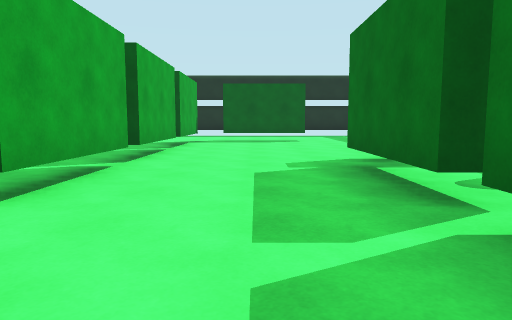
View 1 (above)

20 first-person views from a walk through a Unity game level. The camera is 1.2 m above the floor, tilts 6° down and sees 70° across. Doors are open. The floor is counted in squares, 2 m on a side. Each view is taken from the middle of a square. On the plan, view 1 faces up. The plan holds only what a view shows up to about 10 squares ahead; the rest is blank.

View 2
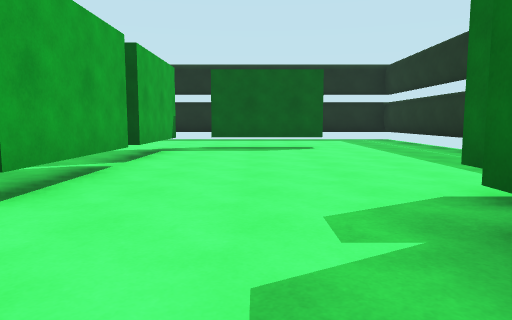

View 3
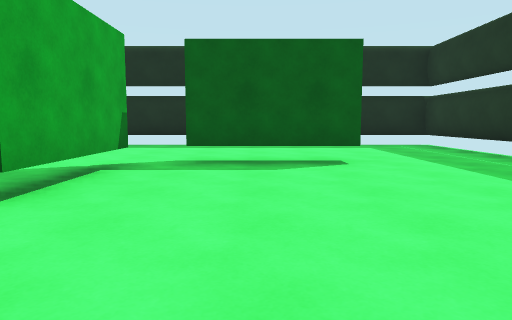

View 4
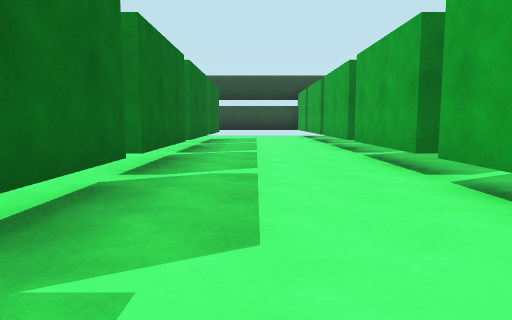

View 5
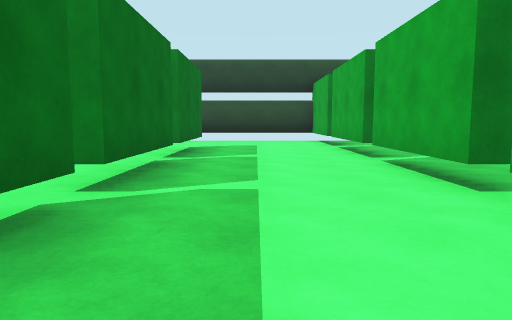

View 6
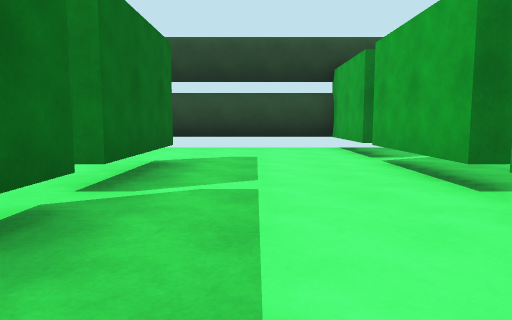

View 7
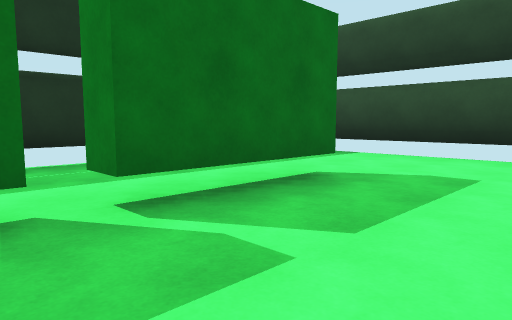

View 8
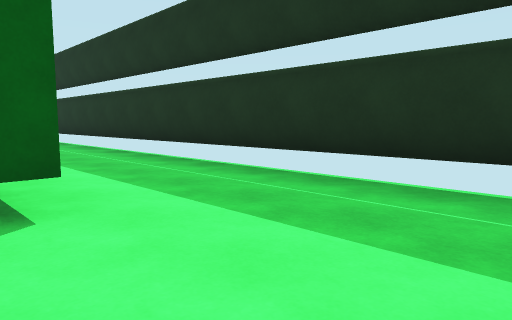

View 9
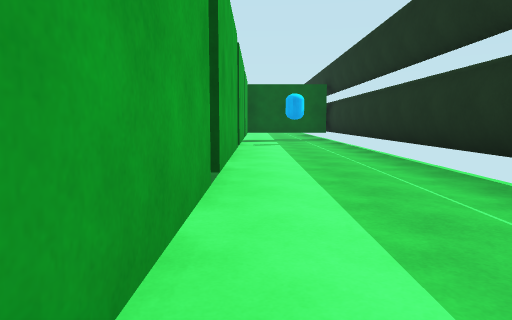

View 10
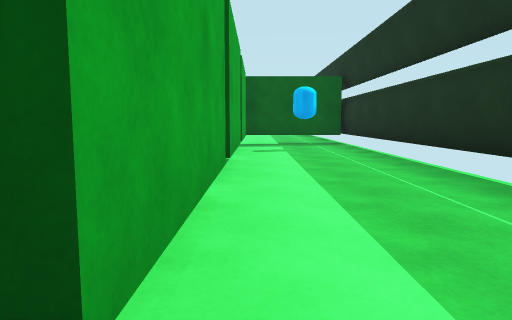

View 11
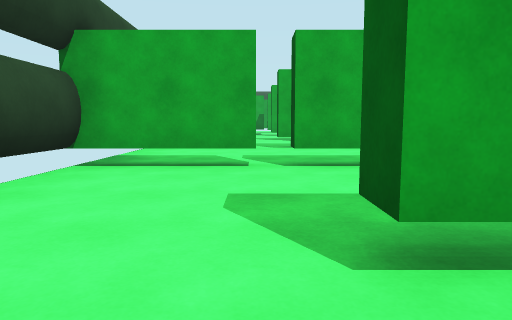

View 12
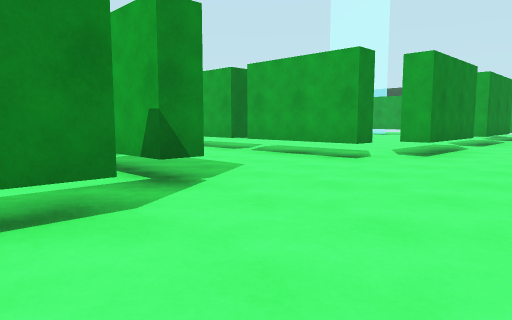

View 13
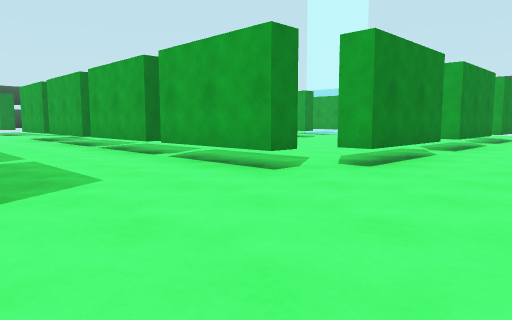

View 14
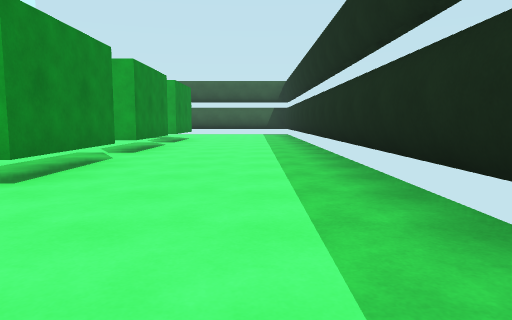

View 15
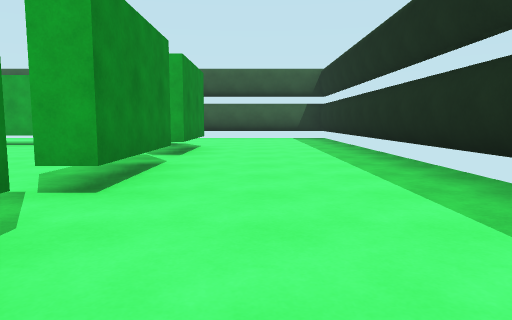

View 16
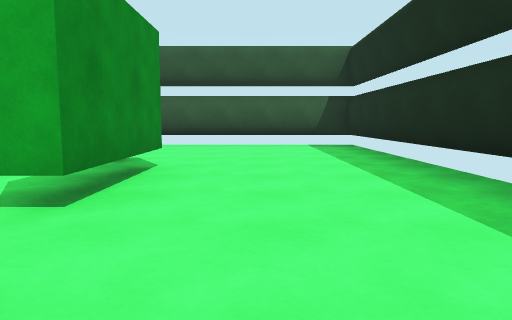

View 17
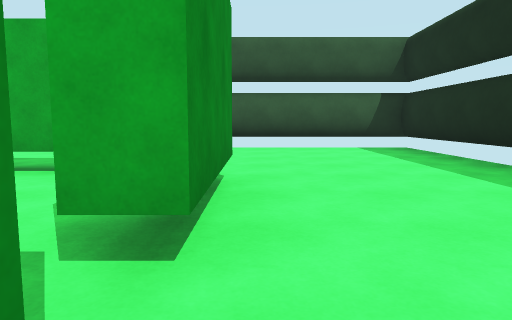

View 18
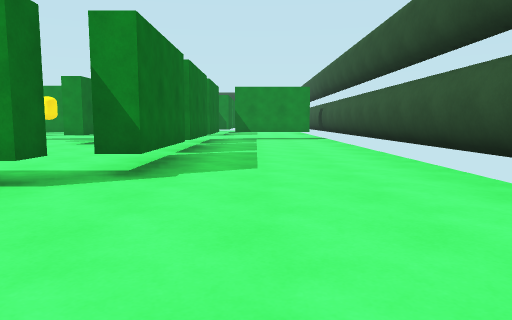

View 19
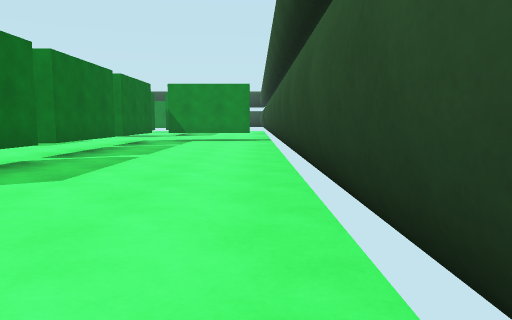

View 20
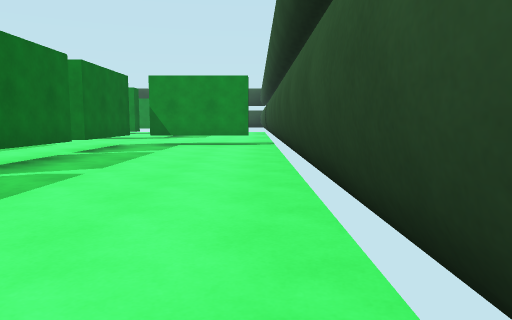

### Floor plan
Key: @ floor where view 1 was taken; # wall or solid block; x gap in a wall; . floor; D open door; = window, fence, low wall or low ledge; T thing the floor can be seen under or through; O other object.
Columns run from 21 left of view 1 to 5 right of it. Each row starts with its distance up from view 1.
 16 ####################    ###
 15 #.........................#
 14 #.........................#
 13 #.........................#
 12 #.........................#
 11 #...#.##.###.TTT...#xTT...#
 10 #...#..........T...#......
  9 #...#..... ....T...#.....
  8 #.DDx...   ....x...x.....
  7 #...#....     .#...#.....
  6 ##  #....     .#...#...####
  5  #..#.. #     .x...x......#
  4  #..#..        #...#..#.O.#
  3  =##=..        #...#..#...#
  2     ...           .x..x...#
  1                   .#..#...#
  0                   .#.@#...#
 -1                   .x..x...#
 -2                   .#..#...#
 -3                   .#..#...#
 -4                   .x..x...#
 -5                 ...T..#...#
 -6               .#...T..#...#
 -7               .x...x..DD..#
 -8                 ...#..DD..#
 -9                 ...#...D..
-10                    ######

Positions as (right, up) in squares from view 1, and headings:
1: (0, 0), facing up
2: (0, 3), facing up
3: (0, 6), facing up
4: (0, 6), facing down
5: (0, 2), facing down
6: (0, -1), facing down
7: (-1, -3), facing down-right
8: (1, -9), facing up-right
9: (2, -6), facing up
10: (2, -4), facing up
11: (3, -7), facing left
12: (0, 14), facing down-left
13: (-2, 14), facing down-left
14: (-3, 14), facing left
15: (-7, 13), facing left
16: (-11, 13), facing left
17: (-12, 12), facing left
18: (-18, 15), facing down
19: (-20, 14), facing down
20: (-20, 12), facing down
